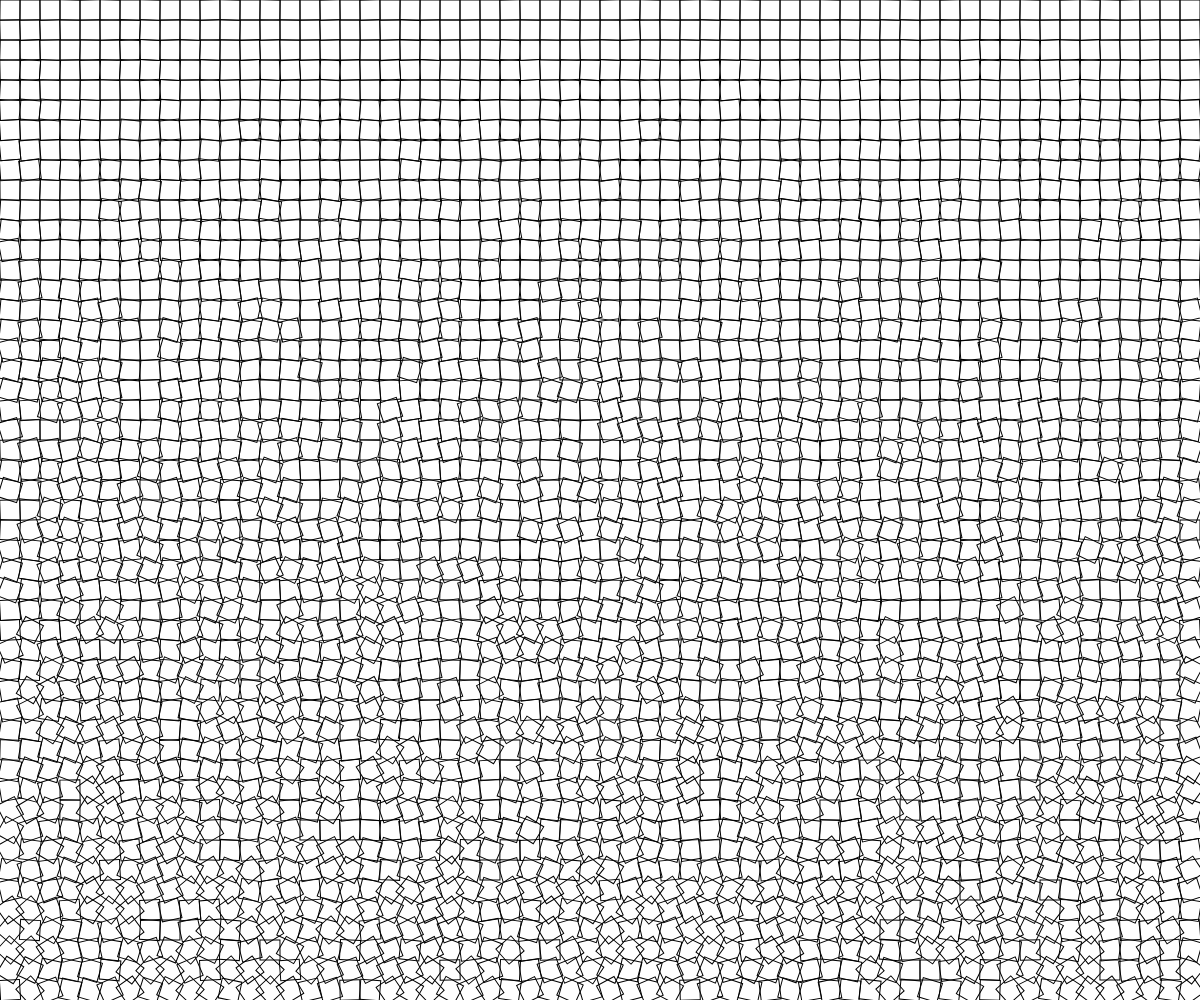
Frame 1 (no input)
Frame 60 (no input): identical to frame 1, image omitted
Frame 120 (the mouse pressed at the canvas centre since frame 60): identical to frame 1, image omitted

The p5.js sketch that drew this single still picture (run headless with seeded random() and noise() and a simulated clock; from frame 60 on, the mouse is pressed at the canvas centre):

// p5.js sketch
// ── sketch.js
// Project Title
// Your Name
// Date
//
// Extra for Experts:
// - describe what you did to take this project "above and beyond"

let gridSpacing = 20;

function setup() {
  createCanvas(windowWidth, windowHeight);
  rectMode(CENTER);
  angleMode(DEGREES);
  noFill();
  drawDisarray();
}

function drawDisarray(){
  //using a grid arrangments. draw squares that are increasingly offset from the predictable pattern
  for(let x = gridSpacing/2; x<width; x += gridSpacing){
    for(let y = gridSpacing/2; y<height; y+=gridSpacing){
      push(); //each square has its own unique transformations
      // rotation   transformation
      translate(x,y);
      let rAmount = map(y,0,height, 1, 45);
      rotate(random(-rAmount,rAmount));
      square(0,0,gridSpacing);
      pop();
    }
  }
}

function draw() {
  
}
